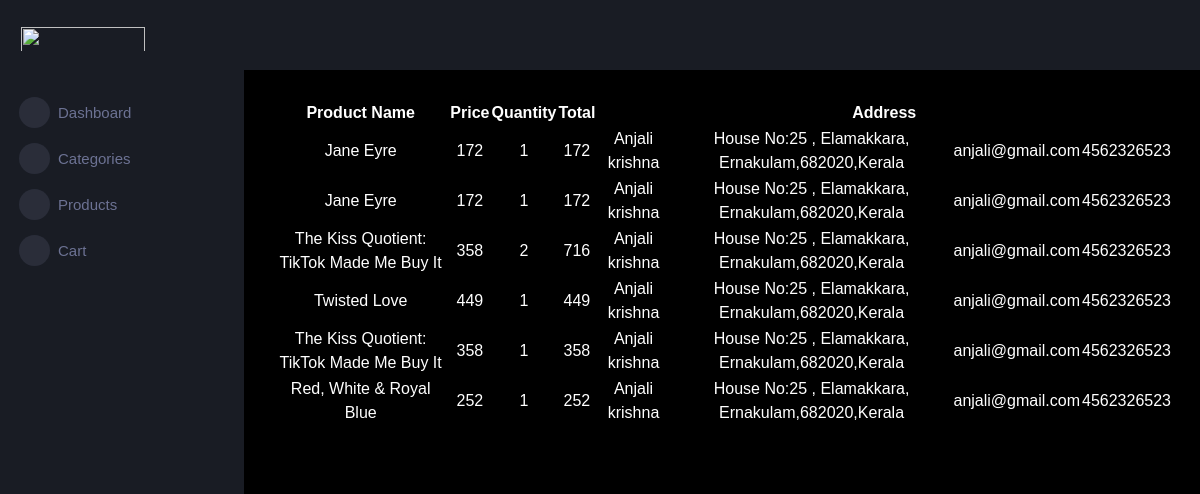
Page /bookapp/displaycart/ on the committed database.
### frontendapp/models.py (models this page shows)
class cartdb(models.Model):
    Name = models.CharField(max_length=100, null=True, blank=True)
    Price = models.IntegerField(null=True, blank=True)
    Quantity = models.IntegerField(null=True, blank=True)
    Total = models.IntegerField(null=True, blank=True)

class cartaddress(models.Model):
    Name = models.CharField(max_length=100, null=True, blank=True)
    Address = models.CharField(max_length=500, null=True, blank=True)
    State = models.CharField(max_length=100, null=True, blank=True)
    Zip = models.CharField(max_length=100, null=True, blank=True)
    Mail = models.EmailField(max_length=100, null=True, blank=True)
    Num = models.IntegerField(null=True, blank=True)

### bookapp/views.py (the view)
# urls.py: path('displaycart/', views.displaycart, name="displaycart")
def displaycart(request):
    data = cartdb.objects.all()
    product = cartaddress.objects.all()
    return render(request, "cartdisplay.html", {'data': data, 'product': product})

### bookapp/templates/cartdisplay.html (shortened to what this page needs)
<!DOCTYPE html>
{% extends 'index.html' %}
{% block content %}
<html lang="en">
<head>
</head>
<body>
<table style="width:100%">
    <tr style="text-align:center">
        <th>Product Name</th>
        <th>Price</th>
        <th>Quantity</th>
        <th>Total</th>
        <th colspan="4">Address</th>
    </tr>
    {% for i in data %}
    <tr style="text-align:center">
        <td>{{i.Name}}</td>
        <td>{{i.Price}}</td>
        <td>{{i.Quantity}}</td>
        <td>{{i.Total}}</td>
        {% for i in product %}
        <td>{{i.Name}}</td>
        <td>{{i.Address}},{{i.Zip}},{{i.State}}</td>
        <td>{{i.Mail}}</td>
        <td>{{i.Num}}</td>
        {% endfor %}
    </tr>
    {% endfor %}
</table>
</body>
</html>
{% endblock %}

### rows in the picture
cartdb: Name "Jane Eyre", Price "172", Quantity "1", Total "172"
cartaddress: Name "Anjali krishna", Address "House No:25 , Elamakkara, Ernakulam", Zip "682020", State "Kerala", Mail "anjali@gmail.com", Num "4562326523"
cartdb: Name "Jane Eyre", Price "172", Quantity "1", Total "172"
cartdb: Name "The Kiss Quotient: TikTok Made Me Buy It", Price "358", Quantity "2", Total "716"
cartdb: Name "Twisted Love", Price "449", Quantity "1", Total "449"
cartdb: Name "The Kiss Quotient: TikTok Made Me Buy It", Price "358", Quantity "1", Total "358"
cartdb: Name "Red, White & Royal Blue", Price "252", Quantity "1", Total "252"
